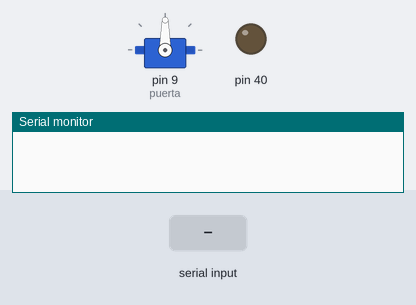
The sketch below on a simulated Arduino Mega 2560, built with avr-gcc and run on an emulated ATmega2560. Parts: servo, output pins drawn as LEDs (lit = HIGH), the last lines printed to the serial monitor. Inputs (shaded band) come from the test bench.

Above: at 1.2 s.
1.3 s: "*00?" received over the second serial link
At 1.8 s:
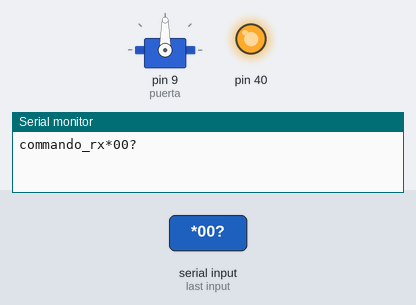
At 3.2 s:
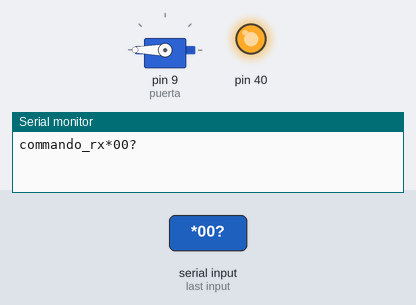
3.8 s: "*RR#" received over the second serial link
At 4.3 s:
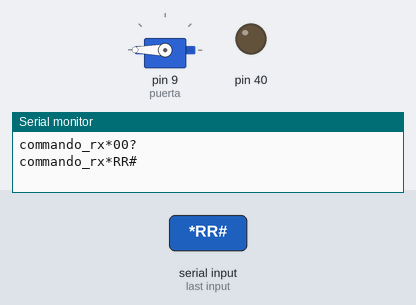
Timing chart, 0 to 6.8 s (numbered marks = the images above; inputs shaded):
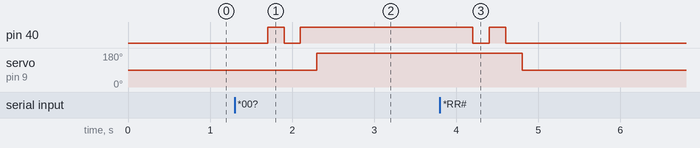

The sketch:

BT_SERVO.ino
```cpp
#include <Servo.h>

Servo puerta;


String commando_rx;

void setup() {
  Serial.begin(9600);
  Serial1.begin(9600);
commando_rx="";

puerta.attach(9);
puerta.write(90);

pinMode(40,OUTPUT);

}

void loop() {

  // bt --> monitor
  while (Serial1.available()>0) {
    delay(100);
    char lectura = Serial1.read();
    commando_rx = commando_rx + lectura;
    }

   if (commando_rx != "") {
       Serial.print("commando_rx");
      Serial.println(commando_rx);
   }


if (commando_rx == "*00?") {
    //encender led
digitalWrite (40, HIGH);
delay(200);
digitalWrite (40, LOW);
delay(200);
digitalWrite (40, HIGH);
delay(200);
puerta.write(180);
commando_rx="";
}
if (commando_rx =="*RR#") {
    // apagar led
digitalWrite (40, LOW);
delay(200);
digitalWrite (40, HIGH);
delay(200);
digitalWrite (40, LOW);
delay(200);
puerta.write(90);
    commando_rx="";
}

}
```

Measured:
- after the input at 1.3 s, pin 40: LOW → HIGH after 0.40 s, → LOW 0.20 s later, → HIGH 0.20 s later; servo on pin 9 (puerta): 90° → 180° after 1.0 s
- after the input at 3.8 s, pin 40: HIGH → LOW after 0.40 s, → HIGH 0.20 s later, → LOW 0.20 s later; servo on pin 9 (puerta): 180° → 90° after 1.0 s
